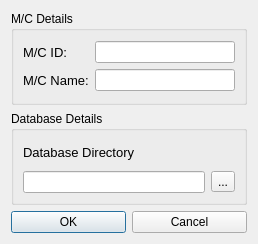
<?xml version="1.0" encoding="UTF-8"?>
<ui version="4.0">
 <class>NewMCDialog</class>
 <widget class="QDialog" name="NewMCDialog">
  <property name="geometry">
   <rect>
    <x>0</x>
    <y>0</y>
    <width>258</width>
    <height>244</height>
   </rect>
  </property>
  <property name="windowTitle">
   <string>New Machine</string>
  </property>
  <layout class="QGridLayout" name="gridLayout_3">
   <item row="0" column="0">
    <layout class="QVBoxLayout" name="verticalLayout_5">
     <item>
      <widget class="QGroupBox" name="groupBox">
       <property name="title">
        <string>M/C Details</string>
       </property>
       <layout class="QGridLayout" name="gridLayout">
        <item row="0" column="0">
         <layout class="QHBoxLayout" name="horizontalLayout">
          <item>
           <layout class="QVBoxLayout" name="verticalLayout_2">
            <item>
             <widget class="QLabel" name="label">
              <property name="font">
               <font>
                <pointsize>10</pointsize>
               </font>
              </property>
              <property name="text">
               <string>M/C ID:</string>
              </property>
              <property name="buddy">
               <cstring>mcID_lineEdit</cstring>
              </property>
             </widget>
            </item>
            <item>
             <widget class="QLabel" name="label_2">
              <property name="font">
               <font>
                <pointsize>10</pointsize>
               </font>
              </property>
              <property name="text">
               <string>M/C Name:</string>
              </property>
              <property name="buddy">
               <cstring>mcName_lineEdit</cstring>
              </property>
             </widget>
            </item>
           </layout>
          </item>
          <item>
           <layout class="QVBoxLayout" name="verticalLayout">
            <item>
             <widget class="QLineEdit" name="mcID_lineEdit"/>
            </item>
            <item>
             <widget class="QLineEdit" name="mcName_lineEdit"/>
            </item>
           </layout>
          </item>
         </layout>
        </item>
       </layout>
      </widget>
     </item>
     <item>
      <widget class="QGroupBox" name="groupBox_2">
       <property name="title">
        <string>Database Details</string>
       </property>
       <layout class="QGridLayout" name="gridLayout_2">
        <item row="0" column="0">
         <layout class="QVBoxLayout" name="verticalLayout_4">
          <item>
           <layout class="QVBoxLayout" name="verticalLayout_3">
            <item>
             <widget class="QLabel" name="label_3">
              <property name="font">
               <font>
                <pointsize>10</pointsize>
               </font>
              </property>
              <property name="text">
               <string>Database Directory</string>
              </property>
              <property name="buddy">
               <cstring>DB_lineEdit</cstring>
              </property>
             </widget>
            </item>
            <item>
             <layout class="QHBoxLayout" name="horizontalLayout_2">
              <item>
               <widget class="QLineEdit" name="DB_lineEdit">
                <property name="readOnly">
                 <bool>true</bool>
                </property>
               </widget>
              </item>
              <item>
               <widget class="QToolButton" name="toolButton">
                <property name="text">
                 <string>...</string>
                </property>
               </widget>
              </item>
             </layout>
            </item>
           </layout>
          </item>
         </layout>
        </item>
       </layout>
      </widget>
     </item>
     <item>
      <layout class="QHBoxLayout" name="horizontalLayout_3">
       <item>
        <widget class="QPushButton" name="OK_pushButton">
         <property name="text">
          <string>OK</string>
         </property>
        </widget>
       </item>
       <item>
        <widget class="QPushButton" name="Cancel_pushButton">
         <property name="text">
          <string>Cancel</string>
         </property>
        </widget>
       </item>
      </layout>
     </item>
    </layout>
   </item>
  </layout>
 </widget>
 <tabstops>
  <tabstop>mcID_lineEdit</tabstop>
  <tabstop>mcName_lineEdit</tabstop>
  <tabstop>toolButton</tabstop>
  <tabstop>DB_lineEdit</tabstop>
  <tabstop>OK_pushButton</tabstop>
  <tabstop>Cancel_pushButton</tabstop>
 </tabstops>
 <resources/>
 <connections/>
</ui>
